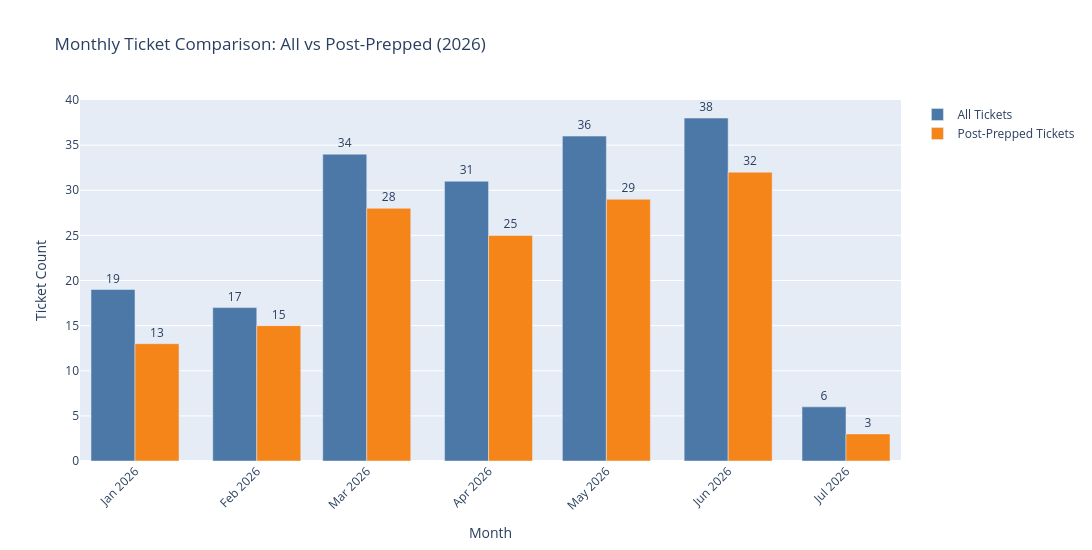

The notebook cell saved with this chart:
### Code cell
# Combined chart: total tickets vs post-prepped tickets side-by-side by month
month_compare = (
    tickets_by_month[["Month", "Ticket Count"]]
    .rename(columns={"Ticket Count": "All Tickets"})
    .merge(
        tickets_by_month_post_ops[["Month", "Ticket Count"]].rename(
            columns={"Ticket Count": "Post-Prepped Tickets"}
        ),
        on="Month",
        how="outer",
    )
    .fillna(0)
 )

# Keep month labels readable/ordered for plotting
month_compare["Month"] = month_compare["Month"].astype(str)
month_compare = month_compare.sort_values("Month").reset_index(drop=True)

month_compare_long = month_compare.melt(
    id_vars="Month",
    value_vars=["All Tickets", "Post-Prepped Tickets"],
    var_name="Ticket Type",
    value_name="Ticket Count",
)

fig = px.bar(
    month_compare_long,
    x="Month",
    y="Ticket Count",
    color="Ticket Type",
    barmode="group",
    text="Ticket Count",
    title="Monthly Ticket Comparison: All vs Post-Prepped (2026)",
    color_discrete_map={
        "All Tickets": "#4C78A8",
        "Post-Prepped Tickets": "#F58518",
    },
)
fig.update_traces(textposition="outside")
fig.update_layout(
    xaxis_title="Month",
    yaxis_title="Ticket Count",
    xaxis_tickangle=-45,
    width=1100,
    height=550,
    legend_title_text="",
    yaxis=dict(rangemode="tozero"),
)
fig.show()

### Figure 1 — Plotly figure (JSON) as saved in the notebook; plotly's stock layout.template omitted (floating-point values rounded to 4 significant figures)
{"data": [{"alignmentgroup": "True", "hovertemplate": "Ticket Type=All Tickets<br>Month=%{x}<br>Ticket Count=%{text}<extra></extra>", "legendgroup": "All Tickets", "marker": {"color": "#4C78A8", "pattern": {"shape": ""}}, "name": "All Tickets", "offsetgroup": "All Tickets", "orientation": "v", "showlegend": true, "text": [19.0, 17.0, 34.0, 31.0, 36.0, 38.0, 6.0], "textposition": "outside", "type": "bar", "x": ["2026-01", "2026-02", "2026-03", "2026-04", "2026-05", "2026-06", "2026-07"], "xaxis": "x", "y": [19, 17, 34, 31, 36, 38, 6], "yaxis": "y"}, {"alignmentgroup": "True", "hovertemplate": "Ticket Type=Post-Prepped Tickets<br>Month=%{x}<br>Ticket Count=%{text}<extra></extra>", "legendgroup": "Post-Prepped Tickets", "marker": {"color": "#F58518", "pattern": {"shape": ""}}, "name": "Post-Prepped Tickets", "offsetgroup": "Post-Prepped Tickets", "orientation": "v", "showlegend": true, "text": [13.0, 15.0, 28.0, 25.0, 29.0, 32.0, 3.0], "textposition": "outside", "type": "bar", "x": ["2026-01", "2026-02", "2026-03", "2026-04", "2026-05", "2026-06", "2026-07"], "xaxis": "x", "y": [13, 15, 28, 25, 29, 32, 3], "yaxis": "y"}], "layout": {"barmode": "group", "height": 550, "legend": {"title": {"text": ""}, "tracegroupgap": 0}, "title": {"text": "Monthly Ticket Comparison: All vs Post-Prepped (2026)"}, "width": 1100, "xaxis": {"anchor": "y", "domain": [0, 1], "tickangle": -45, "title": {"text": "Month"}}, "yaxis": {"anchor": "x", "domain": [0, 1], "rangemode": "tozero", "title": {"text": "Ticket Count"}}}}
